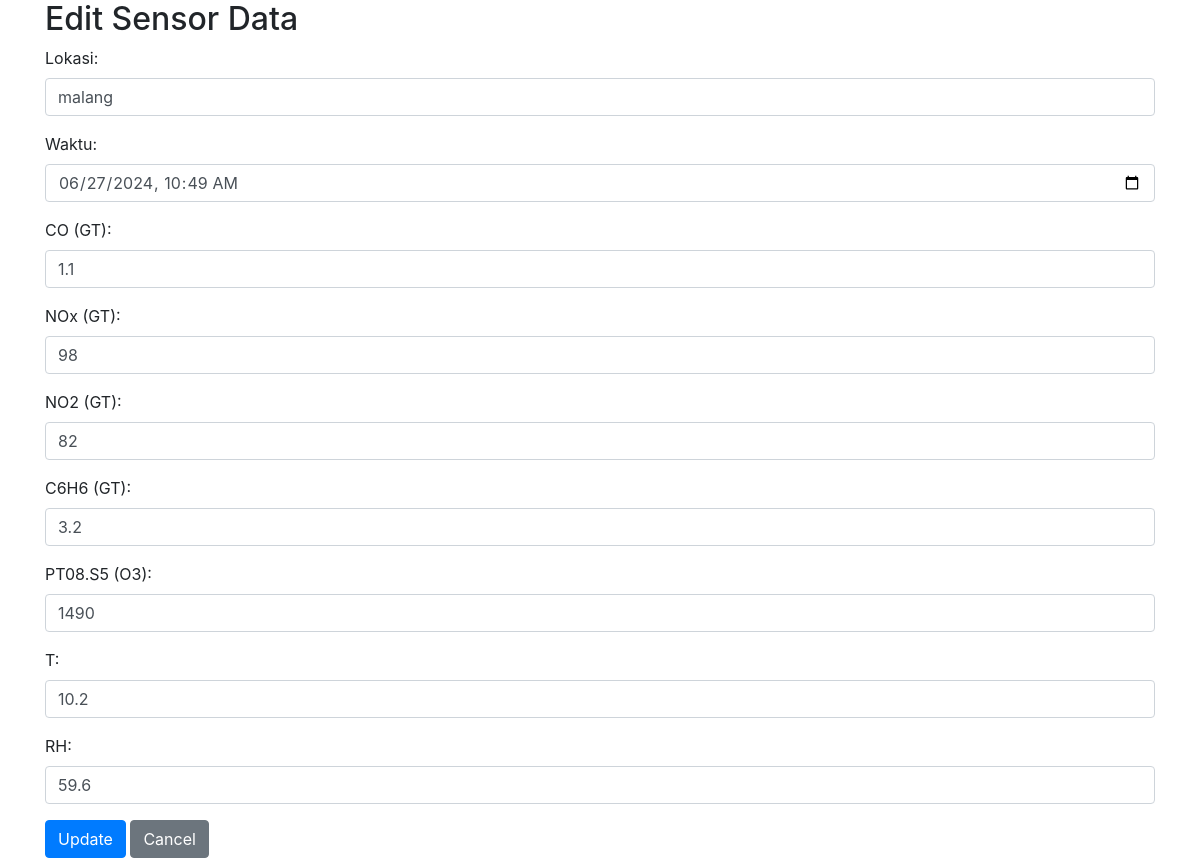
The app's page /admin/edit.php?id=43 (signed in) with its own data.
### tables this page shows
CREATE TABLE `sensordata` (
  `id_sensorData` int(11) NOT NULL,
  `lokasi` varchar(100) NOT NULL,
  `waktu` datetime NOT NULL,
  `CO` double NOT NULL,
  `NOx` double NOT NULL,
  `NO2` double NOT NULL,
  `C6H6` double NOT NULL,
  `PT08S5` double NOT NULL,
  `T` double NOT NULL,
  `RH` double NOT NULL,
  `kualitasudara` varchar(10) NOT NULL
);

### admin/edit.php (the view, shortened to what this page needs)
<?php
$servername = "localhost";
$username = "root";
$password = "";
$dbname = "udara";
$conn = new mysqli($servername, $username, $password, $dbname);
if ($_SERVER["REQUEST_METHOD"] == "POST" && isset($_POST['id'])) {
    $id = intval($_POST['id']);
    $lokasi = sanitize_input($_POST['lokasi']);
    $waktu = sanitize_input($_POST['waktu']);
    $CO = floatval($_POST['CO']);
    $NOx = floatval($_POST['NOx']);
    $NO2 = floatval($_POST['NO2']);
    $C6H6 = floatval($_POST['C6H6']);
    $PT08S5 = floatval($_POST['PT08S5']);
    $T = floatval($_POST['T']);
    $RH = floatval($_POST['RH']);
    $data = array(
        "id_sensorData" => $id,
        "lokasi" => $lokasi,
        "waktu" => $waktu,
        "CO" => $CO,
        "NOx" => $NOx,
        "NO2" => $NO2,
        "C6H6" => $C6H6,
        "PT08S5" => $PT08S5,
        "T" => $T,
        "RH" => $RH
    );
    $data_string = json_encode($data);
    $ch = curl_init('http://127.0.0.1:5000/update');
    curl_setopt($ch, CURLOPT_CUSTOMREQUEST, "POST");
    curl_setopt($ch, CURLOPT_POSTFIELDS, $data_string);
    curl_setopt($ch, CURLOPT_RETURNTRANSFER, true);
    curl_setopt($ch, CURLOPT_HTTPHEADER, array(
        'Content-Type: application/json',
        'Content-Length: ' . strlen($data_string)
    ));
    $result = curl_exec($ch);
    $http_code = curl_getinfo($ch, CURLINFO_HTTP_CODE);
        $response = json_decode($result, true);
        print_r($response);
            if (isset($response['status']) && $response['status'] == 'success'&& $response['message'] == "Data berhasil diperbarui.") {
                if (isset($response['prediction'])) {
                    $kualitasudara = $response['prediction'];
                    $sql = "UPDATE sensordata SET lokasi=?, waktu=?, CO=?, NOx=?, NO2=?, C6H6=?, PT08S5=?, T=?, RH=?, kualitasudara=? WHERE id_sensorData=?";
                    $stmt = $conn->prepare($sql);
                    $stmt->bind_param("ssdddddddis", $lokasi, $waktu, $CO, $NOx, $NO2, $C6H6, $PT08S5, $T, $RH, $kualitasudara, $id);
                    if ($stmt->execute()) {
                        header("location: prediksi.php?prediction=" . urlencode($response['message']));
                        exit;
                    } else {
                        echo "Error: " . $sql . "<br>" . $conn->error;
                    }
                    $stmt->close();
                }
            } else {
                echo "Error: " . ($response['message'] ?? 'Unknown error');
            }
            header("location: prediksi.php?prediction=" . urlencode($response['message']));
            exit;
    curl_close($ch);
} elseif (isset($_GET['id'])) {
    $id = intval($_GET['id']);
    $sql = "SELECT * FROM sensordata WHERE id_sensorData = ?";
    $stmt = $conn->prepare($sql);
    $stmt->bind_param("i", $id);
    $stmt->execute();
    $result = $stmt->get_result();
    if ($result->num_rows > 0) {
        $row = $result->fetch_assoc();
    } else {
        header("Location: halaman_admin.php");
        exit;
    }
} else {
    header("Location: halaman_admin.php");
    exit;
}
?>
<!DOCTYPE html>
<html lang="en">
<head>
    <link rel="stylesheet" href="css/bootstrap.css">
</head>
<body>
    <div class="container">
        <h2>Edit Sensor Data</h2>
        <form method="post" action="<?php echo htmlspecialchars($_SERVER["PHP_SELF"]); ?>">
        <?php if (isset($row['id_sensorData'])): ?>
            <div class="form-group">
                <label for="lokasi">Lokasi:</label>
                <input type="text" class="form-control" id="lokasi" name="lokasi" value="<?php echo $row['lokasi']; ?>" required>
            </div>
            <div class="form-group">
                <label for="waktu">Waktu:</label>
                <input type="datetime-local" class="form-control" id="waktu" name="waktu" value="<?php echo date('Y-m-d\TH:i', strtotime($row['waktu'])); ?>" required>
            </div>
            <div class="form-group">
                <label for="CO">CO (GT):</label>
                <input type="number" step="0.01" class="form-control" id="CO" name="CO" value="<?php echo $row['CO']; ?>" required>
            </div>
            <div class="form-group">
                <label for="NOx">NOx (GT):</label>
                <input type="number" step="0.01" class="form-control" id="NOx" name="NOx" value="<?php echo $row['NOx']; ?>" required>
            </div>
            <div class="form-group">
                <label for="NO2">NO2 (GT):</label>
                <input type="number" step="0.01" class="form-control" id="NO2" name="NO2" value="<?php echo $row['NO2']; ?>" required>
            </div>
            <div class="form-group">
                <label for="C6H6">C6H6 (GT):</label>
                <input type="number" step="0.01" class="form-control" id="C6H6" name="C6H6" value="<?php echo $row['C6H6']; ?>" required>
            </div>
            <div class="form-group">
                <label for="PT08S5">PT08.S5 (O3):</label>
                <input type="number" step="0.01" class="form-control" id="PT08S5" name="PT08S5" value="<?php echo $row['PT08S5']; ?>" required>
            </div>
            <div class="form-group">
                <label for="T">T:</label>
                <input type="number" step="0.01" class="form-control" id="T" name="T" value="<?php echo $row['T']; ?>" required>
            </div>
            <div class="form-group">
                <label for="RH">RH:</label>
                <input type="number" step="0.01" class="form-control" id="RH" name="RH" value="<?php echo $row['RH']; ?>" required>
            </div>
        <?php else: ?>
            <p>Data tidak ditemukan.</p>
        <?php endif; ?>
            <button type="submit" class="btn btn-primary">Update</button>
            <a href="prediksi.php" class="btn btn-secondary">Cancel</a>
        </form>
    </div>
</body>
</html>

### records on screen
sensordata: lokasi "malang", waktu "06/27/2024 10:49", CO "1.1", NOx "98", NO2 "82", C6H6 "3.2", PT08S5 "1490", T "10.2", RH "59.6"
